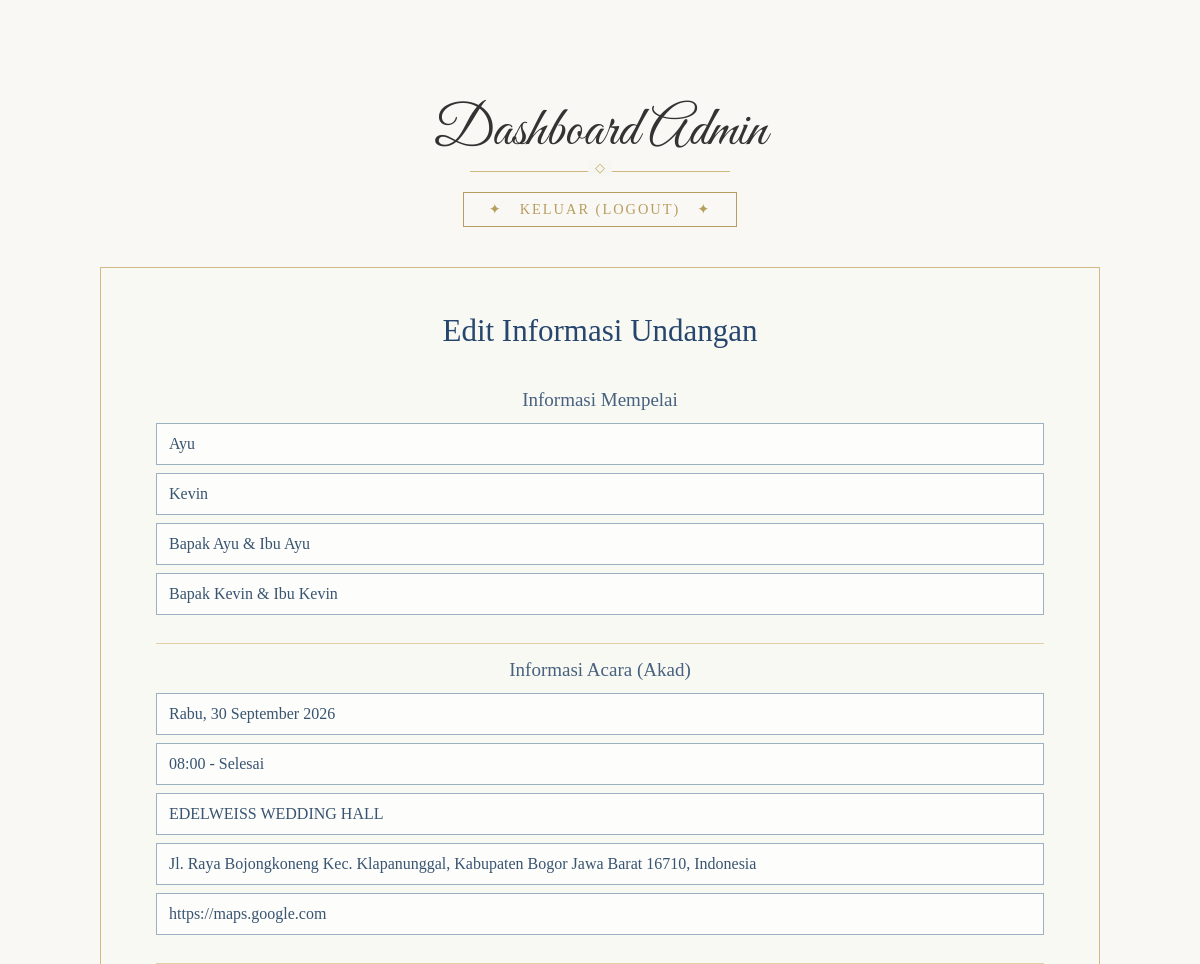
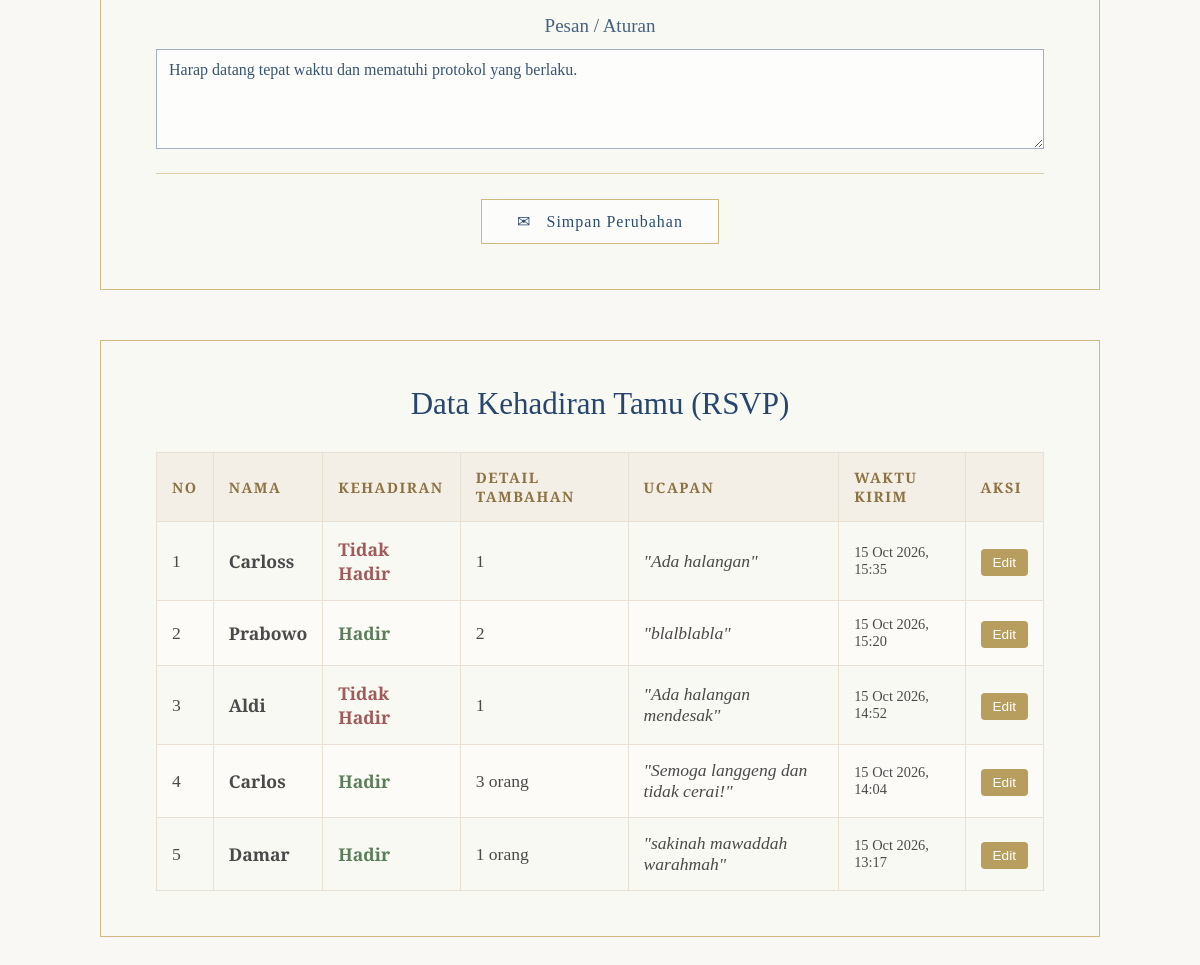
/admin_dashboard.php (signed in), run on the app's committed database (2 pictures, top to bottom).
### tables this page shows
CREATE TABLE `mempelai` (
  `id_mempelai` int NOT NULL,
  `nama_wanita` varchar(100) NOT NULL,
  `nama_pria` varchar(100) NOT NULL,
  `ortu_wanita` varchar(150) DEFAULT NULL,
  `ortu_pria` varchar(150) DEFAULT NULL,
  `pesan_aturan` text,
  `foto_wanita` varchar(255) DEFAULT NULL,
  `foto_pria` varchar(255) DEFAULT NULL,
  `foto_cover` varchar(255) DEFAULT NULL
);

CREATE TABLE `acara` (
  `id_acara` int NOT NULL,
  `id_mempelai` int DEFAULT NULL,
  `jenis_acara` enum('Akad Nikah','Resepsi') NOT NULL,
  `tanggal_acara` varchar(100) DEFAULT NULL,
  `waktu_acara` varchar(50) DEFAULT NULL,
  `nama_tempat` varchar(150) DEFAULT NULL,
  `alamat` text,
  `link_maps` varchar(255) DEFAULT NULL
);

CREATE TABLE `buku_tamu` (
  `id_tamu` int NOT NULL,
  `nama` varchar(100) NOT NULL,
  `konfirmasi_tambahan` varchar(150) DEFAULT NULL,
  `kehadiran` enum('hadir','tidak-hadir') NOT NULL,
  `ucapan` text,
  `waktu_kirim` timestamp NULL DEFAULT CURRENT_TIMESTAMP
);

### admin_dashboard.php (the view, shortened to what this page needs)
<?php
include 'koneksi.php';
$mempelai = mysqli_fetch_assoc(mysqli_query($conn, "SELECT * FROM mempelai WHERE id_mempelai = 1"));
$akad     = mysqli_fetch_assoc(mysqli_query($conn, "SELECT * FROM acara WHERE id_mempelai = 1 AND jenis_acara = 'Akad Nikah'"));
$result_tamu = mysqli_query($conn, "SELECT * FROM buku_tamu ORDER BY waktu_kirim DESC");
?>
<!DOCTYPE html>
<html lang="id">
<head>
    <link rel="stylesheet" href="style.css">
</head>
<body>
    <div class="dashboard-wrapper">
        <div class="nav-admin">
            <h2 class="script">Dashboard Admin</h2>
            <div class="gold-rule" style="margin: 0 auto 20px auto;"></div>
            <a href="logout.php" class="btn-logout">✦ &nbsp; Keluar (Logout) &nbsp; ✦</a>
        </div>
        <div class="admin-section">
            <div class="edit-card admin-card">
                <h1>Edit Informasi Undangan</h1>
                <form method="POST" action="proses_edit.php" enctype="multipart/form-data">
                    <div class="form-section">
                        <h2>Informasi Mempelai</h2>
                        <input type="text" name="nama_wanita" value="<?= htmlspecialchars($mempelai['nama_wanita']) ?>" placeholder="Nama mempelai wanita">
                        <input type="text" name="nama_pria" value="<?= htmlspecialchars($mempelai['nama_pria']) ?>" placeholder="Nama mempelai pria">
                        <input type="text" name="ortu_wanita" value="<?= htmlspecialchars($mempelai['ortu_wanita']) ?>" placeholder="Nama orang tua mempelai wanita">
                        <input type="text" name="ortu_pria" value="<?= htmlspecialchars($mempelai['ortu_pria']) ?>" placeholder="Nama orang tua mempelai pria">
                    </div>
                    <div class="form-section">
                        <h2>Informasi Acara (Akad)</h2>
                        <input type="text" name="tanggal_akad" value="<?= htmlspecialchars($akad['tanggal_acara']) ?>" placeholder="Tanggal acara akad">
                        <input type="text" name="waktu_akad" value="<?= htmlspecialchars($akad['waktu_acara']) ?>" placeholder="Waktu acara akad">
                        <input type="text" name="tempat_akad" value="<?= htmlspecialchars($akad['nama_tempat']) ?>" placeholder="Nama tempat akad">
                        <input type="text" name="alamat_akad" value="<?= htmlspecialchars($akad['alamat']) ?>" placeholder="Alamat acara akad">
                        <input type="url" name="maps_akad" value="<?= htmlspecialchars($akad['link_maps']) ?>" placeholder="Link lokasi Google Maps akad">
                    </div>
                    <div class="form-section">
                        <h2>Pesan / Aturan</h2>
                        <textarea name="pesan_aturan" placeholder="Tulis pesan atau aturan undangan..."><?= htmlspecialchars($mempelai['pesan_aturan']) ?></textarea>
                    </div>
                    <button type="submit" class="button save-button">
                        ✉ &nbsp; Simpan Perubahan
                    </button>
                </form>
            </div>
        </div>
        <div class="admin-section">
            <div class="edit-card admin-card">
                <h1>Data Kehadiran Tamu (RSVP)</h1>
                <div class="table-container">
                    <table class="rsvp-table">
                        <thead>
                            <tr>
                                <th>No</th>
                                <th>Nama</th>
                                <th>Kehadiran</th>
                                <th>Detail Tambahan</th>
                                <th>Ucapan</th>
                                <th>Waktu Kirim</th>
                                <th>Aksi</th>
                            </tr>
                        </thead>
                        <tbody>
                            <?php
                            $no = 1;
                            while($tamu = mysqli_fetch_assoc($result_tamu)) :
                            ?>
                            <tr>
                                <td><?= $no++ ?></td>
                                <td><strong><?= htmlspecialchars($tamu['nama']) ?></strong></td>
                                <td>
                                    <?php if($tamu['kehadiran'] == 'hadir') : ?>
                                        <span class="badge-hadir">Hadir</span>
                                    <?php else : ?>
                                        <span class="badge-absen">Tidak Hadir</span>
                                    <?php endif; ?>
                                </td>
                                <td><?= htmlspecialchars($tamu['konfirmasi_tambahan']) ?></td>
                                <td><i>"<?= htmlspecialchars($tamu['ucapan']) ?>"</i></td>
                                <td style="font-size: 0.9rem;"><?= date('d M Y, H:i', strtotime($tamu['waktu_kirim'])) ?></td>
                                <td>
                                    <a href="edit_rsvp.php?id=<?= $tamu['id_tamu'] ?>" class="btn-edit">Edit</a>
                                </td>
                            </tr>
                            <?php endwhile; ?>
                        </tbody>
                    </table>
                </div>
            </div>
        </div>
    </div>
</body>
</html>

### style.css (style rules this page uses)
* { box-sizing: border-box; }
html { scroll-behavior: smooth; }
body { margin: 0; color: #27466d; font-family: "Cormorant Garamond", Georgia, serif; background: #dfe7e9; }
button, input, textarea, select { font: inherit; }
.script { font-family: "Great Vibes", "Brush Script MT", cursive; font-weight: 400; color: #244676; }
.gold-rule { position: relative; width: 260px; height: 1px; margin: 18px auto; background: #cdb77d; }
.gold-rule::after { content: "◇"; position: absolute; top: -11px; left: 50%; transform: translateX(-50%); padding: 0 7px; background: rgba(246, 247, 243, 0.95); color: #c7aa68; font-size: 13px; }
.button { border: 1px solid #d0b97d; padding: 12px 35px; color: #2c4d72; background: rgba(255, 255, 255, 0.62); cursor: pointer; letter-spacing: 1px; transition: background 0.2s ease, transform 0.2s ease; }
.wish-form input, .wish-form select, .wish-form textarea, .login-form input, .edit-card input, .edit-card textarea { width: 100%; padding: 11px 12px; border: 1px solid #9db1c3; outline: none; color: #385471; background: rgba(255, 255, 255, 0.68); }
.edit-card { width: min(650px, 90%); max-height: calc(100vh - 100px); overflow-y: auto; padding: 45px 55px; background: rgba(249, 249, 244, 0.82); border: 1px solid #d0ba82; }
.edit-card h1 { margin: 0 0 25px; text-align: center; font-size: 31px; font-weight: 500; }
.form-section { padding: 15px 0 20px; border-bottom: 1px solid #dfd0a9; }
.form-section h2 { margin: 0 0 12px; text-align: center; font-size: 19px; font-weight: 500; color: #47617e; }
.form-section input { margin-bottom: 8px; }
.form-section textarea { min-height: 100px; resize: vertical; }
.save-button { display: block; margin: 25px auto 0; }

### admin_dashboard.php (style rules this page uses)
.btn-edit { background-color: #b79d5e; color: white; padding: 6px 12px; text-decoration: none; border-radius: 4px; font-size: 0.85rem; font-family: sans-serif; transition: background 0.3s; }
body { background-color: #faf8f5; }
.dashboard-wrapper { padding: 50px 20px; min-height: 100vh; }
.nav-admin { text-align: center; margin-bottom: 40px; }
.nav-admin h2 { font-size: 3.5rem; margin-bottom: 5px; color: #333; }
.btn-logout { display: inline-block; padding: 8px 25px; border: 1px solid #b79d5e; color: #b79d5e; text-decoration: none; letter-spacing: 2px; font-size: 0.9rem; font-family: 'Cormorant Garamond', serif; text-transform: uppercase; transition: all 0.3s ease; }
.admin-section { display: flex; justify-content: center; margin-bottom: 50px; }
.admin-card { width: 100%; max-width: 1000px; }
.table-container { overflow-x: auto; margin-top: 30px; }
.rsvp-table { width: 100%; border-collapse: collapse; font-family: 'Cormorant Garamond', serif; font-size: 1.1rem; color: #4a4a4a; }
.rsvp-table th, .rsvp-table td { border: 1px solid #e8e1d3; padding: 15px; text-align: left; }
.rsvp-table th { background-color: #f4efe6; color: #8c7343; font-weight: 600; text-transform: uppercase; font-size: 0.9rem; letter-spacing: 1.5px; }
.rsvp-table tbody tr:nth-child(even) { background-color: #fdfbf7; }
.badge-hadir { color: #5a7d5a; font-weight: 600; }
.badge-absen { color: #a05a5a; font-weight: 600; }

### data on the page
mempelai: nama_wanita "Ayu", nama_pria "Kevin", ortu_wanita "Bapak Ayu & Ibu Ayu", ortu_pria "Bapak Kevin & Ibu Kevin", pesan_aturan "Harap datang tepat waktu dan mematuhi protokol yang berlaku."
acara: tanggal_akad "Rabu, 30 September 2026", waktu_akad "08:00 - Selesai", tempat_akad "EDELWEISS WEDDING HALL", alamat_akad "Jl. Raya Bojongkoneng Kec. Klapanunggal, Kabupaten Bogor Jawa Barat 16710, Indonesia", maps_akad "https://maps.google.com"
buku_tamu: nama "Carloss", kehadiran "Tidak Hadir", konfirmasi_tambahan "1", ucapan "Ada halangan", waktu_kirim "15 Oct 2026, 15:35"
buku_tamu: nama "Prabowo", kehadiran "Hadir", konfirmasi_tambahan "2", ucapan "blalblabla", waktu_kirim "15 Oct 2026, 15:20"
buku_tamu: nama "Aldi", kehadiran "Tidak Hadir", konfirmasi_tambahan "1", ucapan "Ada halangan mendesak", waktu_kirim "15 Oct 2026, 14:52"
buku_tamu: nama "Carlos", kehadiran "Hadir", konfirmasi_tambahan "3 orang", ucapan "Semoga langgeng dan tidak cerai!", waktu_kirim "15 Oct 2026, 14:04"
buku_tamu: nama "Damar", kehadiran "Hadir", konfirmasi_tambahan "1 orang", ucapan "sakinah mawaddah warahmah", waktu_kirim "15 Oct 2026, 13:17"
